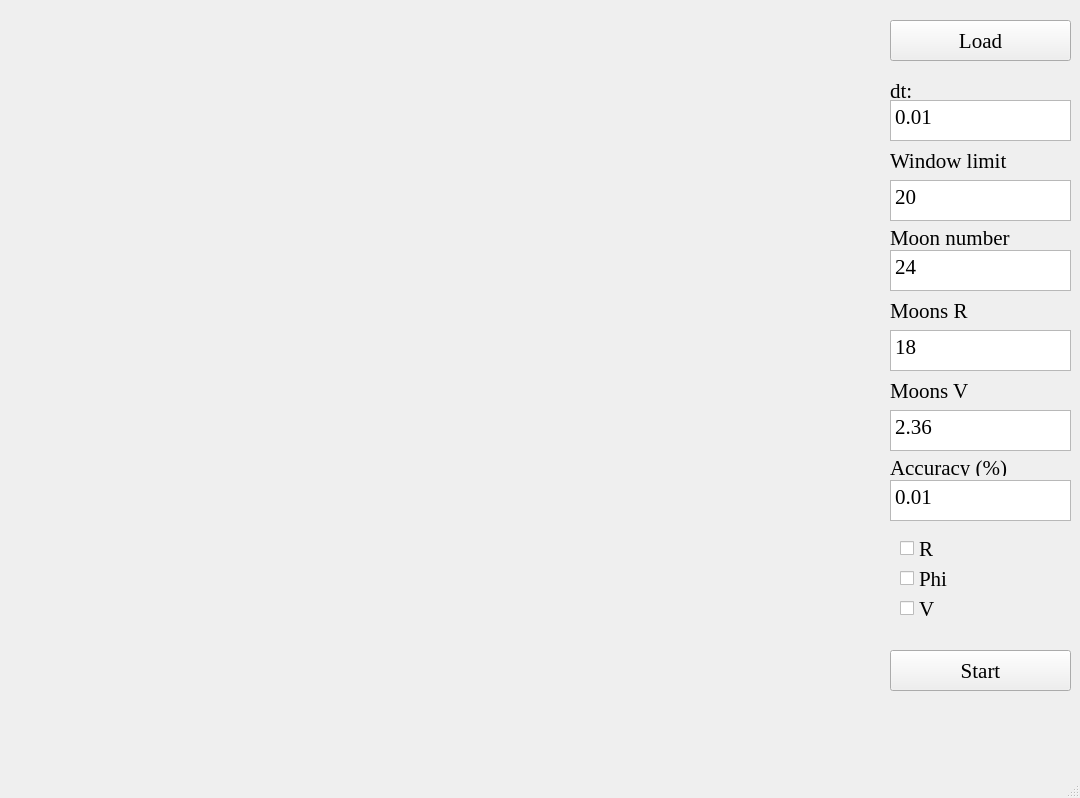
<?xml version="1.0" encoding="UTF-8"?>
<ui version="4.0">
 <class>MainWindow</class>
 <widget class="QMainWindow" name="MainWindow">
  <property name="geometry">
   <rect>
    <x>0</x>
    <y>0</y>
    <width>1080</width>
    <height>798</height>
   </rect>
  </property>
  <property name="font">
   <font>
    <family>Times New Roman</family>
    <pointsize>16</pointsize>
   </font>
  </property>
  <property name="windowTitle">
   <string>Planet System</string>
  </property>
  <widget class="QWidget" name="centralwidget">
   <widget class="QPushButton" name="StartButton">
    <property name="geometry">
     <rect>
      <x>890</x>
      <y>650</y>
      <width>181</width>
      <height>41</height>
     </rect>
    </property>
    <property name="font">
     <font>
      <family>Times New Roman</family>
      <pointsize>16</pointsize>
      <weight>50</weight>
      <bold>false</bold>
     </font>
    </property>
    <property name="text">
     <string>Start</string>
    </property>
   </widget>
   <widget class="QPushButton" name="LoadButton">
    <property name="geometry">
     <rect>
      <x>890</x>
      <y>20</y>
      <width>181</width>
      <height>41</height>
     </rect>
    </property>
    <property name="font">
     <font>
      <family>Times New Roman</family>
      <pointsize>16</pointsize>
      <weight>50</weight>
      <bold>false</bold>
     </font>
    </property>
    <property name="text">
     <string>Load</string>
    </property>
   </widget>
   <widget class="QTextEdit" name="TextDt">
    <property name="geometry">
     <rect>
      <x>890</x>
      <y>100</y>
      <width>181</width>
      <height>41</height>
     </rect>
    </property>
    <property name="html">
     <string>&lt;!DOCTYPE HTML PUBLIC &quot;-//W3C//DTD HTML 4.0//EN&quot; &quot;http://www.w3.org/TR/REC-html40/strict.dtd&quot;&gt;
&lt;html&gt;&lt;head&gt;&lt;meta name=&quot;qrichtext&quot; content=&quot;1&quot; /&gt;&lt;style type=&quot;text/css&quot;&gt;
p, li { white-space: pre-wrap; }
&lt;/style&gt;&lt;/head&gt;&lt;body style=&quot; font-family:'Times New Roman'; font-size:16pt; font-weight:400; font-style:normal;&quot;&gt;
&lt;p style=&quot; margin-top:0px; margin-bottom:0px; margin-left:0px; margin-right:0px; -qt-block-indent:0; text-indent:0px;&quot;&gt;0.01&lt;/p&gt;&lt;/body&gt;&lt;/html&gt;</string>
    </property>
   </widget>
   <widget class="QTextEdit" name="TextTimeLimit">
    <property name="geometry">
     <rect>
      <x>890</x>
      <y>180</y>
      <width>181</width>
      <height>41</height>
     </rect>
    </property>
    <property name="html">
     <string>&lt;!DOCTYPE HTML PUBLIC &quot;-//W3C//DTD HTML 4.0//EN&quot; &quot;http://www.w3.org/TR/REC-html40/strict.dtd&quot;&gt;
&lt;html&gt;&lt;head&gt;&lt;meta name=&quot;qrichtext&quot; content=&quot;1&quot; /&gt;&lt;style type=&quot;text/css&quot;&gt;
p, li { white-space: pre-wrap; }
&lt;/style&gt;&lt;/head&gt;&lt;body style=&quot; font-family:'Times New Roman'; font-size:16pt; font-weight:400; font-style:normal;&quot;&gt;
&lt;p style=&quot; margin-top:0px; margin-bottom:0px; margin-left:0px; margin-right:0px; -qt-block-indent:0; text-indent:0px;&quot;&gt;20&lt;/p&gt;&lt;/body&gt;&lt;/html&gt;</string>
    </property>
   </widget>
   <widget class="QLabel" name="label">
    <property name="geometry">
     <rect>
      <x>890</x>
      <y>80</y>
      <width>181</width>
      <height>21</height>
     </rect>
    </property>
    <property name="text">
     <string>dt:</string>
    </property>
   </widget>
   <widget class="QLabel" name="label_2">
    <property name="geometry">
     <rect>
      <x>890</x>
      <y>150</y>
      <width>181</width>
      <height>21</height>
     </rect>
    </property>
    <property name="text">
     <string>Window limit</string>
    </property>
   </widget>
   <widget class="SpaceWidget" name="SpaceWidget" native="true">
    <property name="geometry">
     <rect>
      <x>10</x>
      <y>10</y>
      <width>871</width>
      <height>761</height>
     </rect>
    </property>
   </widget>
   <widget class="QLabel" name="label_3">
    <property name="geometry">
     <rect>
      <x>890</x>
      <y>230</y>
      <width>141</width>
      <height>16</height>
     </rect>
    </property>
    <property name="text">
     <string>Moon number</string>
    </property>
   </widget>
   <widget class="QTextEdit" name="TextMoonNumber">
    <property name="geometry">
     <rect>
      <x>890</x>
      <y>250</y>
      <width>181</width>
      <height>41</height>
     </rect>
    </property>
    <property name="html">
     <string>&lt;!DOCTYPE HTML PUBLIC &quot;-//W3C//DTD HTML 4.0//EN&quot; &quot;http://www.w3.org/TR/REC-html40/strict.dtd&quot;&gt;
&lt;html&gt;&lt;head&gt;&lt;meta name=&quot;qrichtext&quot; content=&quot;1&quot; /&gt;&lt;style type=&quot;text/css&quot;&gt;
p, li { white-space: pre-wrap; }
&lt;/style&gt;&lt;/head&gt;&lt;body style=&quot; font-family:'Times New Roman'; font-size:16pt; font-weight:400; font-style:normal;&quot;&gt;
&lt;p style=&quot; margin-top:0px; margin-bottom:0px; margin-left:0px; margin-right:0px; -qt-block-indent:0; text-indent:0px;&quot;&gt;24&lt;/p&gt;&lt;/body&gt;&lt;/html&gt;</string>
    </property>
   </widget>
   <widget class="QCheckBox" name="CheckR">
    <property name="geometry">
     <rect>
      <x>900</x>
      <y>540</y>
      <width>171</width>
      <height>17</height>
     </rect>
    </property>
    <property name="text">
     <string>R</string>
    </property>
   </widget>
   <widget class="QCheckBox" name="CheckPhi">
    <property name="geometry">
     <rect>
      <x>900</x>
      <y>570</y>
      <width>171</width>
      <height>17</height>
     </rect>
    </property>
    <property name="text">
     <string>Phi</string>
    </property>
   </widget>
   <widget class="QCheckBox" name="CheckV">
    <property name="geometry">
     <rect>
      <x>900</x>
      <y>600</y>
      <width>171</width>
      <height>17</height>
     </rect>
    </property>
    <property name="text">
     <string>V</string>
    </property>
   </widget>
   <widget class="QTextEdit" name="TextEps">
    <property name="geometry">
     <rect>
      <x>890</x>
      <y>480</y>
      <width>181</width>
      <height>41</height>
     </rect>
    </property>
    <property name="html">
     <string>&lt;!DOCTYPE HTML PUBLIC &quot;-//W3C//DTD HTML 4.0//EN&quot; &quot;http://www.w3.org/TR/REC-html40/strict.dtd&quot;&gt;
&lt;html&gt;&lt;head&gt;&lt;meta name=&quot;qrichtext&quot; content=&quot;1&quot; /&gt;&lt;style type=&quot;text/css&quot;&gt;
p, li { white-space: pre-wrap; }
&lt;/style&gt;&lt;/head&gt;&lt;body style=&quot; font-family:'Times New Roman'; font-size:16pt; font-weight:400; font-style:normal;&quot;&gt;
&lt;p style=&quot; margin-top:0px; margin-bottom:0px; margin-left:0px; margin-right:0px; -qt-block-indent:0; text-indent:0px;&quot;&gt;0.01&lt;/p&gt;&lt;/body&gt;&lt;/html&gt;</string>
    </property>
   </widget>
   <widget class="QLabel" name="label_4">
    <property name="geometry">
     <rect>
      <x>890</x>
      <y>460</y>
      <width>141</width>
      <height>16</height>
     </rect>
    </property>
    <property name="text">
     <string>Accuracy (%)</string>
    </property>
   </widget>
   <widget class="QLabel" name="label_5">
    <property name="geometry">
     <rect>
      <x>890</x>
      <y>300</y>
      <width>181</width>
      <height>21</height>
     </rect>
    </property>
    <property name="text">
     <string>Moons R</string>
    </property>
   </widget>
   <widget class="QTextEdit" name="TextMoonsR">
    <property name="geometry">
     <rect>
      <x>890</x>
      <y>330</y>
      <width>181</width>
      <height>41</height>
     </rect>
    </property>
    <property name="html">
     <string>&lt;!DOCTYPE HTML PUBLIC &quot;-//W3C//DTD HTML 4.0//EN&quot; &quot;http://www.w3.org/TR/REC-html40/strict.dtd&quot;&gt;
&lt;html&gt;&lt;head&gt;&lt;meta name=&quot;qrichtext&quot; content=&quot;1&quot; /&gt;&lt;style type=&quot;text/css&quot;&gt;
p, li { white-space: pre-wrap; }
&lt;/style&gt;&lt;/head&gt;&lt;body style=&quot; font-family:'Times New Roman'; font-size:16pt; font-weight:400; font-style:normal;&quot;&gt;
&lt;p style=&quot; margin-top:0px; margin-bottom:0px; margin-left:0px; margin-right:0px; -qt-block-indent:0; text-indent:0px;&quot;&gt;18&lt;/p&gt;&lt;/body&gt;&lt;/html&gt;</string>
    </property>
   </widget>
   <widget class="QTextEdit" name="TextMoonsV">
    <property name="geometry">
     <rect>
      <x>890</x>
      <y>410</y>
      <width>181</width>
      <height>41</height>
     </rect>
    </property>
    <property name="html">
     <string>&lt;!DOCTYPE HTML PUBLIC &quot;-//W3C//DTD HTML 4.0//EN&quot; &quot;http://www.w3.org/TR/REC-html40/strict.dtd&quot;&gt;
&lt;html&gt;&lt;head&gt;&lt;meta name=&quot;qrichtext&quot; content=&quot;1&quot; /&gt;&lt;style type=&quot;text/css&quot;&gt;
p, li { white-space: pre-wrap; }
&lt;/style&gt;&lt;/head&gt;&lt;body style=&quot; font-family:'Times New Roman'; font-size:16pt; font-weight:400; font-style:normal;&quot;&gt;
&lt;p style=&quot; margin-top:0px; margin-bottom:0px; margin-left:0px; margin-right:0px; -qt-block-indent:0; text-indent:0px;&quot;&gt;2.36&lt;/p&gt;&lt;/body&gt;&lt;/html&gt;</string>
    </property>
   </widget>
   <widget class="QLabel" name="label_6">
    <property name="geometry">
     <rect>
      <x>890</x>
      <y>380</y>
      <width>181</width>
      <height>21</height>
     </rect>
    </property>
    <property name="text">
     <string>Moons V</string>
    </property>
   </widget>
  </widget>
  <widget class="QStatusBar" name="statusbar"/>
 </widget>
 <customwidgets>
  <customwidget>
   <class>SpaceWidget</class>
   <extends>QWidget</extends>
   <header location="global">spacewidget.h</header>
   <container>1</container>
  </customwidget>
 </customwidgets>
 <resources/>
 <connections/>
</ui>
